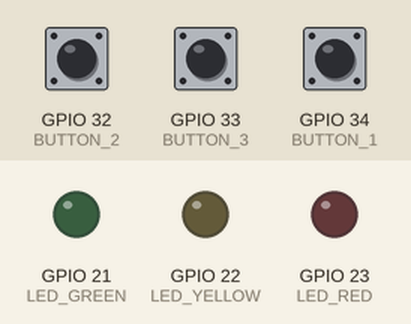
A program run on a simulated ESP32. On the bench: output pins drawn as LEDs (lit = HIGH). Dashed ring = blinking. The inputs (shaded band) are chosen by the test bench; at power-on: GPIO 32 (BUTTON_2) HIGH, GPIO 33 (BUTTON_3) HIGH, GPIO 34 (BUTTON_1) HIGH.

Above: at 1.2 s.
1.3 s: GPIO 32 (BUTTON_2) pulled LOW for 0.15 s
At 1.7 s:
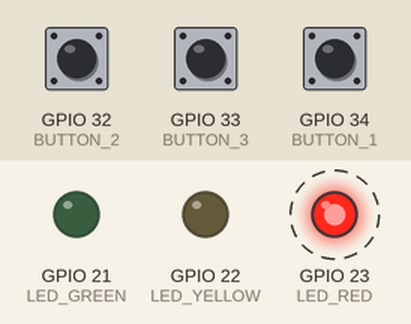
At 2.2 s:
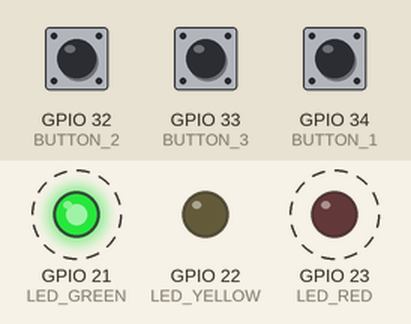
4.3 s: GPIO 33 (BUTTON_3) pulled LOW for 3.2 s
At 7.2 s:
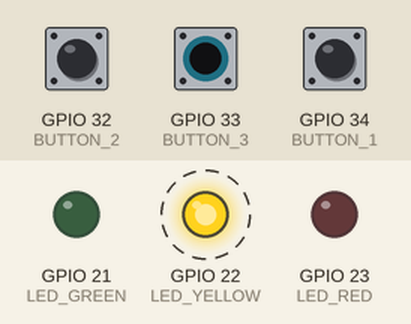
Timing chart, 0 to 15.3 s (numbered marks = the images above; inputs shaded):
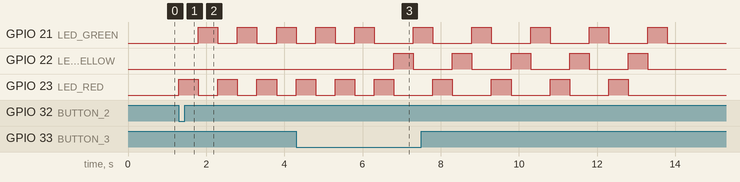

The program:

main.cpp
```cpp
#include <Arduino.h>

#define LED_RED 23
#define LED_YELLOW 22
#define LED_GREEN 21

#define BUTTON_1 34
#define BUTTON_2 32
#define BUTTON_3 33

void setup() {
  pinMode(LED_RED, OUTPUT);
  pinMode(LED_YELLOW, OUTPUT);
  pinMode(LED_GREEN, OUTPUT);

  pinMode(BUTTON_1, INPUT_PULLUP);
  pinMode(BUTTON_2, INPUT_PULLUP);
  pinMode(BUTTON_3, INPUT_PULLUP);
}

void loop() {
  if (digitalRead(BUTTON_1) == LOW) {
    for (int i = 0; i < 5; i++) {
      digitalWrite(LED_RED, HIGH);
      delay(500);
      digitalWrite(LED_RED, LOW);
      delay(500);
    }
  }

  if (digitalRead(BUTTON_2) == LOW) {
    for (int i = 0; i < 5; i++) {
      digitalWrite(LED_RED, HIGH);
      digitalWrite(LED_GREEN, LOW);
      delay(500);
      digitalWrite(LED_RED, LOW);
      digitalWrite(LED_GREEN, HIGH);
      delay(500);
    }
    digitalWrite(LED_GREEN, LOW);
  }

  if (digitalRead(BUTTON_3) == LOW) {
    for (int i = 0; i < 5; i++) {
      digitalWrite(LED_RED, HIGH);
      digitalWrite(LED_YELLOW, LOW);
      digitalWrite(LED_GREEN, LOW);
      delay(500);

      digitalWrite(LED_RED, LOW);
      digitalWrite(LED_YELLOW, HIGH);
      delay(500);

      digitalWrite(LED_YELLOW, LOW);
      digitalWrite(LED_GREEN, HIGH);
      delay(500);

      digitalWrite(LED_GREEN, LOW);
    }
  }
}
```

Measured:
- after the input at 1.3 s, GPIO 21 (LED_GREEN): alternates HIGH for 0.50 s and LOW for 0.50 s, starting after 0.50 s; GPIO 23 (LED_RED): alternates HIGH for 0.50 s and LOW for 0.50 s, starting at once
- after the input at 4.3 s, GPIO 22 (LED_YELLOW): alternates HIGH for 0.50 s and LOW for 1.0 s, 10 changes in all, then stays LOW, starting after 2.5 s
